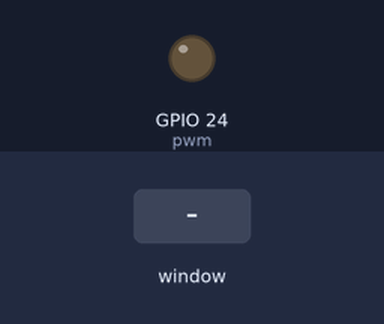
The program below on a simulated Raspberry Pi (BCM pin numbers). Shown: output pins drawn as LEDs (lit = HIGH). Inputs (shaded band) come from the test bench. The desktop window is not drawn, its controls go by their first labels and the mouse button is held 0.15 s.

Above: at 1.2 s.
1.3 s: slider 1 in the window set to 50
At 1.6 s:
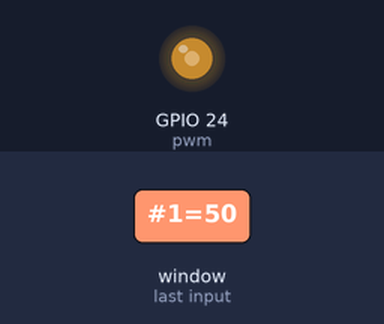
2.8 s: slider 1 in the window set to 100
At 3.9 s:
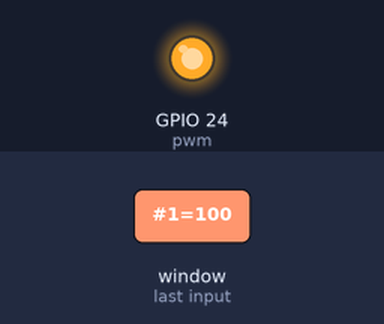
4.3 s: slider 1 in the window set to 25
At 5.0 s:
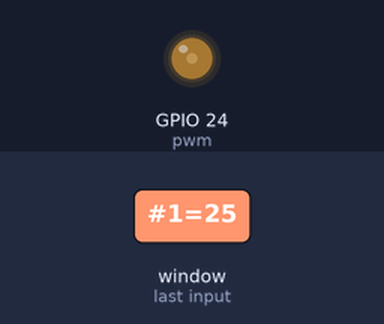
Timing chart, 0 to 7.3 s (numbered marks = the images above; inputs shaded):
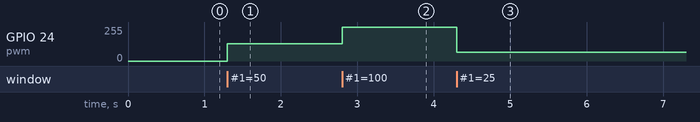

Measured:
- after the input at 1.3 s, GPIO 24 (pwm): 0/255 → 128/255 at once
- after the input at 2.8 s, GPIO 24 (pwm): 128/255 → 255/255 at once
- after the input at 4.3 s, GPIO 24 (pwm): 255/255 → 64/255 at once

The program:

activity2-speed.py
```python
# Original gui_slider written by Simon Monk
# Updates and comments by Brian Cox
# Updated 11-8-18
# Expecting Python 3

from tkinter import *
import RPi.GPIO as GPIO
import time

GPIO.setmode(GPIO.BCM)
GPIO.setup(24, GPIO.OUT)
pwm = GPIO.PWM(24, 500)
pwm.start(0)

class App:

    def __init__(self, master):
        frame = Frame(master)
        frame.pack()
        scale = Scale(frame, from_=0, to=100,
              orient=HORIZONTAL, command=self.update)
        scale.grid(row=0)


    def update(self, duty):
        pwm.ChangeDutyCycle(float(duty))

root = Tk()
root.wm_title('PWM Percentage')
app = App(root)
root.geometry("400x50+0+0")
root.mainloop()
```
